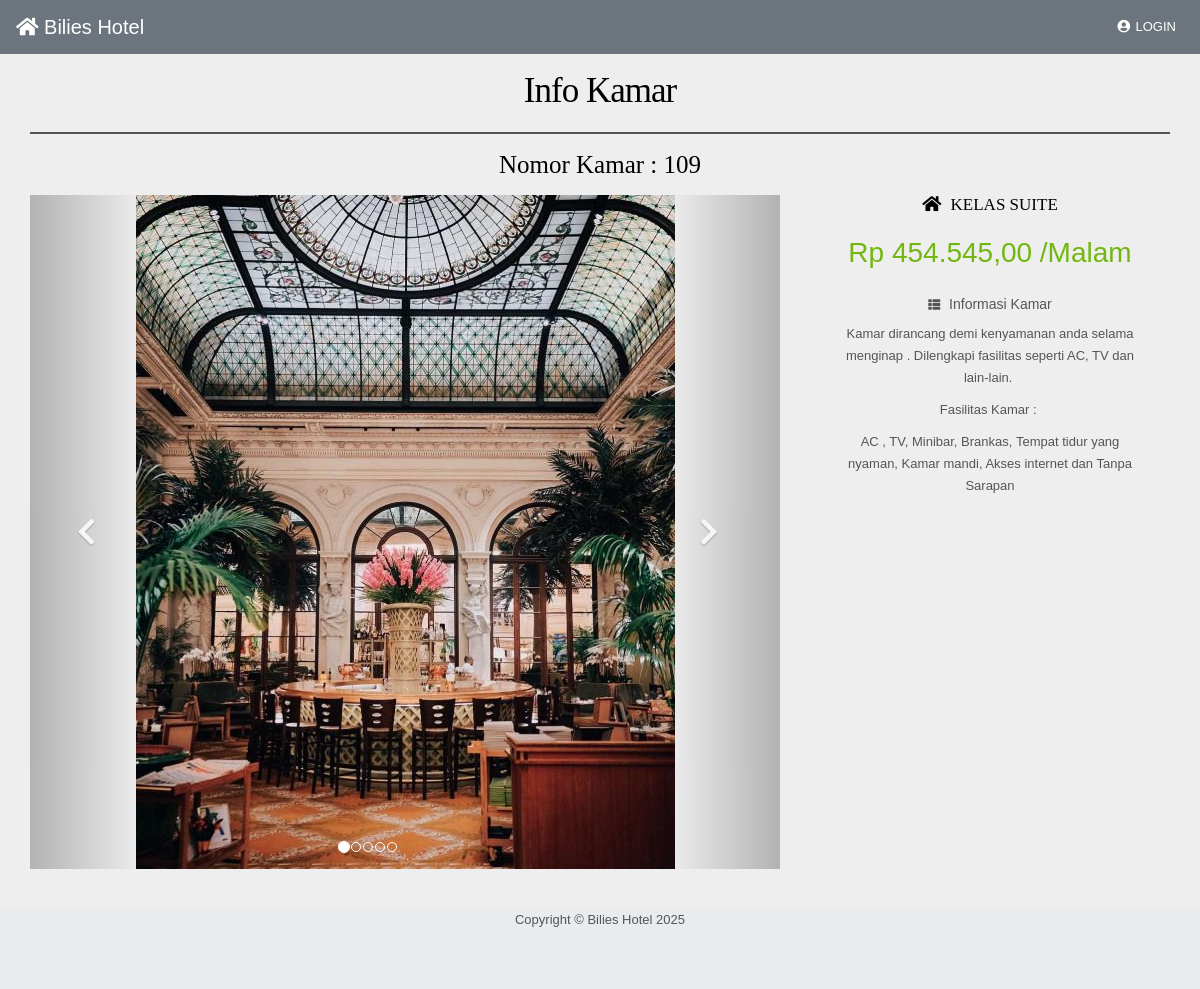
Screenshot of /user/detailkamar/7 with the database file from the repository.
### tables this page shows
CREATE TABLE `kamar` (
  `id_kamar` int(11) NOT NULL,
  `no_kamar` char(5) NOT NULL,
  `harga_kamar` bigint(15) NOT NULL,
  `fasilitas_kamar` text NOT NULL,
  `status_kamar` int(2) NOT NULL,
  `id_kelas_kamar` int(11) NOT NULL
);

CREATE TABLE `kamar_gambar` (
  `id_kamar_gambar` int(11) NOT NULL,
  `nama_kamar_gambar` varchar(50) NOT NULL,
  `id_kamar` int(11) NOT NULL
);

CREATE TABLE `kelas_kamar` (
  `id_kelas_kamar` int(11) NOT NULL,
  `nama_kelas_kamar` varchar(50) NOT NULL
);

### application/controllers/User.php (called while the page is built, shortened)
<?php
class User extends CI_Controller
{
	public function detailkamar()
	{
		$id = $this->uri->segment(3);
		$data['judul']			= 'Detail Kamar';
		$data['kamar'] 			= $this->m_tamu->KamarDetail($id);
		$data['kamar_gambar'] 	= $this->m_tamu->KamarGambarId($id);
		$data['kelas_kamar'] 	= $this->m_hotel->get_data('kelas_kamar');
		$this->load->view('detail_kamar', $data);
	}
}

### index.php (called while the page is built, shortened)
<?php
require_once BASEPATH.'core/CodeIgniter.php';

### application/models/M_tamu.php (called while the page is built, shortened)
<?php
class M_tamu extends CI_Model
{
	function KamarDetail($id)
	{
		return $this->db->query("select a.*,b.* from kamar a
		join kelas_kamar b on a.id_kelas_kamar=b.id_kelas_kamar
		where a.id_kamar='$id' ");
	}
	function KamarGambarId($id)
	{
		return $this->db->query("select * from kamar_gambar where id_kamar='$id'");
	}
}

### application/helpers/rupiah_helper.php (called while the page is built, shortened)
<?php
if (!function_exists('Rupiah'))
{
    function Rupiah($angka)
    {
        $jadi = "Rp " . number_format($angka,2,',','.');
        return $jadi;
    }
}

### application/views/detail_kamar.php (the view, shortened to what this page needs)
<!DOCTYPE html>
<html lang="en">
<head>
</head>
<body id="page-top">
  <div id="wrapper">
    <div id="content-wrapper">
      <div class="container-fluid">
        <div class="container-fluid">
          <h2>Info Kamar</h2>
          <hr style="border: 1px solid">
          <div class="row">
            <div class="col-lg-12 col-sm-12 ">
              <?php
              foreach ($kamar->result_array() as $value) {
                $no_kamar      = $value['no_kamar'];
                $harga_kamar      = $value['harga_kamar'];
                $fasilitas_kamar  = $value['fasilitas_kamar'];
                $nama_kelas_kamar = $value['nama_kelas_kamar'];
              }
              ?>
              <h3>Nomor Kamar : <?php echo $no_kamar; ?></h3>
              <div class="row">
                <div class="col-lg-8">
                  <div class="property-images">
                    <div id="myCarousel" class="carousel slide" data-ride="carousel">
                      <ol class="carousel-indicators hidden-xs">
                        <?php
                        $no = 0;
                        foreach ($kamar_gambar->result_array() as $value) { ?>
                          <?php
                          if ($no == 0) { ?>
                            <li data-target="#myCarousel" data-slide-to="0" class="active"></li>
                          <?php
                          } else { ?>
                            <li data-target="#myCarousel" data-slide-to="<?php echo $no; ?>" class=""></li>
                          <?php
                          }
                          ?>
                        <?php
                          $no++;
                        }
                        ?>
                      </ol>
                      <div class="carousel-inner">
                        <?php
                        $no = 0;
                        foreach ($kamar_gambar->result_array() as $value) { ?>
                          <?php
                          if ($no == 0) { ?>
                            <div class="item active">
                              <img src="<?php echo base_url(); ?>assets/images/<?php echo $value['nama_kamar_gambar']; ?>" class="properties" alt="properties" />
                            </div>
                          <?php
                          } else { ?>
                            <div class="item">
                              <img src="<?php echo base_url(); ?>assets/images/<?php echo $value['nama_kamar_gambar']; ?>" class="properties" alt="properties" />
                            </div>
                          <?php
                          }
                          ?>
                        <?php
                          $no++;
                        }
                        ?>
                      </div>
                      <a class="left carousel-control" href="#myCarousel" data-slide="prev"><span class="fa fa-chevron-left"></span></a>
                      <a class="right carousel-control" href="#myCarousel" data-slide="next"><span class="fa fa-chevron-right"></span></a>
                    </div>
                  </div>
                  <?php if (empty($_SESSION['nama_user'])) { ?>
                    <body onload="message()">
                  <?php } ?>
                </div>
                <?php if (empty($_SESSION['nama_user'])) { ?>
                  <div class="col-lg-4">
                    <div class="col-lg-11 col-sm-12">
                      <div class="property-info">
                        <h5><span class="fa fa-home"></span> <?php echo $nama_kelas_kamar; ?></h5><br>
                        <p class="price"><?php echo rupiah($harga_kamar); ?> /Malam</p> <br>
                        <h6><span class="fa fa-th-list"></span> Informasi Kamar</h6>
                        <p><?php echo $fasilitas_kamar; ?></p>
                      </div>
                    </div>
                  </div>
                <?php } ?>
              </div>
            </div>
          </div>
        </div>
      </div>
</body>
</html>

### assets/style.css (style rules this page uses)
body { color:#555; font:normal 13px/22px Arial; background:url(../images/bgmain.png) #eee; }
h1,h2,h3,h4,h5 { font-weight:normal; font-family: din;margin: 0;padding: 0;color: #000 }
h2 { font-size: 35px; letter-spacing: -1px;margin-bottom: 20px; }
h3 { margin: 0 0 15px 0; font-size: 25px; }
h5 { margin: 0 0 5px 0; font-size: 17px; }
h6 { margin: 0 0 10px 0; font-size: 14px; }
h6 span { margin-right: 5px; font-size: 12px; }
p { margin-bottom: 30px; }
a { color:#72b70f; text-decoration:none;outline: none; }
.property-info { margin:0 0 30px 0; }
.property-info span { margin-right: 5px; }
.property-info p { margin-bottom:10px; }
.property-info p.price { font-size: 28px;color: #72b70f;padding:0;border-radius: 5px; }

### rows the page displays
kamar: no_kamar "109", id_kelas_kamar.nama_kelas_kamar "KELAS SUITE", harga_kamar "Rp 454.545,00", fasilitas_kamar "Kamar dirancang demi kenyamanan anda selama menginap . Dilengkapi fasilitas seperti AC, TV dan lain-lain. Fasilitas Kamar : AC , TV, Minibar, Brankas, Tempat tidur yang nyaman, Kamar mandi, Akses internet dan Tanpa Sarapan"
kamar_gambar: nama_kamar_gambar (picture)

### other values shown
SITE_NAME "Bilies Hotel"
Date('Y') "2025"
